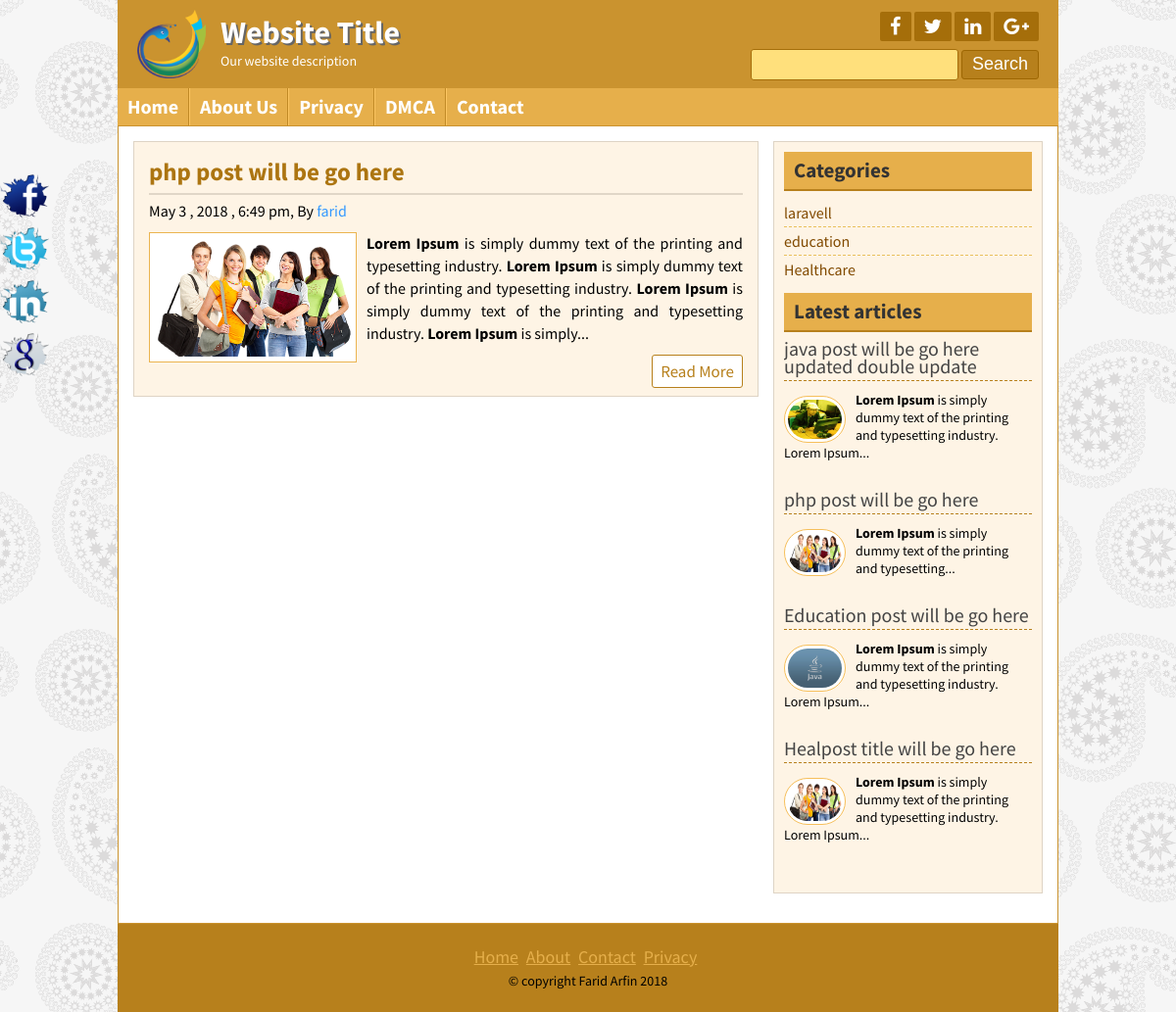
/posts.php?category=5, run on the app's committed database.
### tables this page shows
CREATE TABLE `tbl_social` (
  `s_id` int(11) NOT NULL,
  `facebook` varchar(100) NOT NULL,
  `twitter` varchar(100) NOT NULL,
  `linkedin` varchar(100) NOT NULL,
  `googleplus` varchar(100) NOT NULL
);

CREATE TABLE `tbl_page` (
  `p_id` int(11) NOT NULL,
  `p_name` varchar(60) NOT NULL,
  `p_body` text NOT NULL
);

CREATE TABLE `tbl_post` (
  `id` int(11) NOT NULL,
  `cat_id` int(11) NOT NULL,
  `title` varchar(255) NOT NULL,
  `body` text NOT NULL,
  `image` varchar(255) NOT NULL,
  `author` varchar(50) NOT NULL,
  `tags` varchar(255) NOT NULL,
  `metades` text NOT NULL,
  `date` timestamp NOT NULL DEFAULT CURRENT_TIMESTAMP,
  `status` int(11) NOT NULL DEFAULT '0',
  `userid` int(11) NOT NULL
);

CREATE TABLE `tbl_category` (
  `cat_id` int(11) NOT NULL,
  `cat_name` varchar(50) NOT NULL
);

CREATE TABLE `copyright` (
  `c_id` int(11) NOT NULL,
  `copyright` varchar(255) NOT NULL
);

### lib/Database.php (called while the page is built, shortened)
<?php
	Class Database{
		public $host   = DB_HOST;
		public $user   = DB_USER;
		public $pass   = DB_PASS;
		public $dbname = DB_NAME;
		public $link;
		public function connectDb(){
			$this->link = new mysqli($this->host,$this->user,$this->pass,$this->dbname);
		}
		public function select($query){
			$result = $this->link->query($query) or die($this->link->error.__line__);
			if($result->num_rows > 0){
				return $result;
			}
			else{
				return false;
			}
		}
	}
?>

### helpers/format.php (called while the page is built, shortened)
<?php
	Class Format{
		public function formatDate($date){
			return date("F j , Y , g:i a" , strtotime($date));
		}
		public function textshorten($text, $limit = 400){
			$text = $text." ";
			$text = substr($text, 0 ,$limit);
			$text = substr($text, 0 ,strrpos($text, ' '));
			$text = $text."...";
			return $text;
		}
	}
?>

### posts.php (the view)
<?php include 'inc/header.php' ?>
<?php
	$postesid       = mysqli_real_escape_string($db->link,$_GET['category']);
	if(!isset($postesid) || $postesid == NULL){
		header('location:404.php');
	}
	else{
		$id = $postesid;
	}
?>
<div class="contentsection contemplete clear">
<div class="maincontent clear">
	<?php
				$query = "SELECT * FROM tbl_post where cat_id=$id";
				$post = $db->select($query);
				if($post){
				while($result = $post->fetch_assoc()){
	?>
	<div class="samepost clear">
				<h2><a href="post.php?id=<?php echo $result['id']; ?>"><?php echo $result['title']; ?></a></h2>
				<h4><?php echo $fm->formatDate($result['date']); ?>, By <a href="#"> <?php echo $result['author']; ?></a></h4>
				 <a href="#"><img src="admin/upload/<?php echo $result['image'];?>" alt="post image"/></a>
				<?php echo $fm->textshorten($result['body']); ?>
				<div class="readmore clear">
					<a href="post.php?id=<?php echo $result['id']; ?>">Read More</a>
				</div>
	</div>
	<?php }} else{ ?>
		<p>No Post Available in this Category</p>
	<?php } ?>
</div>
<?php include 'inc/sidebar.php' ?>
<?php include 'inc/footer.php' ?>

### inc/header.php (shortened to what this page needs)
<?php include 'lib/Database.php'; ?>
<?php include 'helpers/format.php'; ?>
<?php
	$db = new Database();
	$fm = new Format();
?>
<!DOCTYPE html>
<html>
<head>
	<?php include 'scripts/css.php'; ?>
</head>
<body>
	<div class="headersection templete clear">
		<a href="index.php">
			<div class="logo">
				<img src="images/logo.png" alt="Logo"/>
				<h2>Website Title</h2>
				<p>Our website description</p>
			</div>
		</a>
		<div class="social clear">
	<?php
                $query1 = "SELECT * FROM tbl_social WHERE s_id='1'";
                $socialselct = $db->select($query1);
                if($socialselct){
                    while ($row = $socialselct->fetch_assoc()) {
    ?>
			<div class="icon clear">
				<a href="<?php echo $row['facebook'];?>" target="_blank"><i class="fa fa-facebook"></i></a>
				<a href="<?php echo $row['twitter'];?>" target="_blank"><i class="fa fa-twitter"></i></a>
				<a href="<?php echo $row['linkedin'];?>" target="_blank"><i class="fa fa-linkedin"></i></a>
				<a href="<?php echo $row['googleplus'];?>" target="_blank"><i class="fa fa-google-plus"></i></a>
			</div>
		<?php } }?>
			<div class="searchbtn clear">
			<form action="search.php" method="get">
				<input type="text" name="search"/>
				<input type="submit" name="submit" value="Search"/>
			</form>
			</div>
		</div>
	</div>
<div class="navsection templete">
	<?php
		$path = $_SERVER['SCRIPT_FILENAME'];
	    $currentpage = basename($path,'.php');
	?>
	<ul>
		<li><a <?php if($currentpage == 'index'){ echo "id='active'"; }?> href="index.php">Home</a></li>
		 <?php
                $query = "SELECT * FROM tbl_page";
                $page = $db->select($query);
                if($page){
                    while ($result = $page->fetch_assoc()){
        ?>
                <li><a
                	<?php
                		if(isset($_GET['pageid']) && $_GET['pageid'] == $result['p_id']){
                			echo "id='active'";
                		}
                	?>
                 href="page.php?pageid=<?php echo $result['p_id'];?>"><?php echo $result['p_name'];?></a> </li>
        <?php } } ?>
		<li><a <?php if($currentpage == 'contact'){ echo "id='active'"; }?> href="contact.php">Contact</a></li>
	</ul>
</div>

### inc/sidebar.php
<div class="sidebar clear">
			<div class="samesidebar clear">
				<h2>Categories</h2>
					<ul>
				<?php
					$query = "SELECT * FROM tbl_category";
					$Category = $db->select($query);
					if($Category){
					while($result = $Category->fetch_assoc()){
				?>
						<li><a href="posts.php?category=<?php echo $result['cat_id']; ?>"> <?php echo $result['cat_name'];?></a></li>
				<?php }} else{ ?>
						<li> No Category created....!</li>
				<?php } ?>
					</ul>
			</div>
			<div class="samesidebar clear">
				<h2>Latest articles</h2>
				<?php
					$query = "SELECT * FROM tbl_post limit 5";
					$post = $db->select($query);
					if($post){
					while($result = $post->fetch_assoc()){
				?>
					<div class="popular clear">
						<h3><a href="post.php?id=<?php echo $result['id']; ?>"><?php echo $result['title']; ?></a></h3>
						<a href="post.php?id=<?php echo $result['id']; ?>"><img src="admin/upload/<?php echo $result['image'];?>" alt="post image"/></a>
						<?php echo $fm->textshorten($result['body'] ,120); ?>
					</div>
			<?php } }else{ header("location:404.php");} ?>
			</div>
		</div>

### inc/footer.php (shortened to what this page needs)
</div>
	<div class="footersection templete clear">
	  <div class="footermenu clear">
		<ul>
			<li><a href="#">Home</a></li>
			<li><a href="#">About</a></li>
			<li><a href="#">Contact</a></li>
			<li><a href="#">Privacy</a></li>
		</ul>
	  </div>
	 <?php
                $query2 = "SELECT * FROM copyright WHERE c_id='1'";
                $copyrightoption = $db->select($query2);
                if($copyrightoption){
                    while ($result = $copyrightoption->fetch_assoc()) {
    ?>
	  <p>&copy; <?php echo $result['copyright']; ?> <?php echo date("Y");?></p>
	<?php }}?>
	</div>
	<div class="fixedicon clear">
	<?php
                $query = "SELECT * FROM tbl_social WHERE s_id='1'";
                $socialselct = $db->select($query);
                if($socialselct){
                    while ($row = $socialselct->fetch_assoc()) {
    ?>
		<a href="<?php echo $row['facebook'];?>"><img src="images/fb.png" alt="Facebook"/></a>
		<a href="<?php echo $row['twitter'];?>"><img src="images/tw.png" alt="Twitter"/></a>
		<a href="<?php echo $row['linkedin'];?>"><img src="images/in.png" alt="LinkedIn"/></a>
		<a href="<?php echo $row['googleplus'];?>"><img src="images/gl.png" alt="GooglePlus"/></a>
	</div>
<?php } }?>
</body>
</html>

### data on the page
tbl_page: p_name "About Us"
tbl_page: p_name "Privacy"
tbl_page: p_name "DMCA"
tbl_post: title "php post will be go here", date "May 3 , 2018 , 6:49 pm", author "farid", image (picture), body "Lorem Ipsum is simply dummy text of the printing and typesetting industry. Lorem Ipsum is simply dummy text of the printing and typesetting industry. Lorem Ipsum is simply dummy text of the printing and typesetting industry. Lorem Ipsum is simply...", body "Lorem Ipsum is simply dummy text of the printing and typesetting..."
tbl_category: cat_name "laravell"
tbl_category: cat_name "education"
tbl_category: cat_name "Healthcare"
tbl_post: title "java post will be go here updated double update", image (picture), body "Lorem Ipsum is simply dummy text of the printing and typesetting industry. Lorem Ipsum..."
tbl_post: title "Education post will be go here", image (picture), body "Lorem Ipsum is simply dummy text of the printing and typesetting industry. Lorem Ipsum..."
tbl_post: title "Healpost title will be go here", image (picture), body "Lorem Ipsum is simply dummy text of the printing and typesetting industry. Lorem Ipsum..."
copyright: copyright "copyright Farid Arfin"
